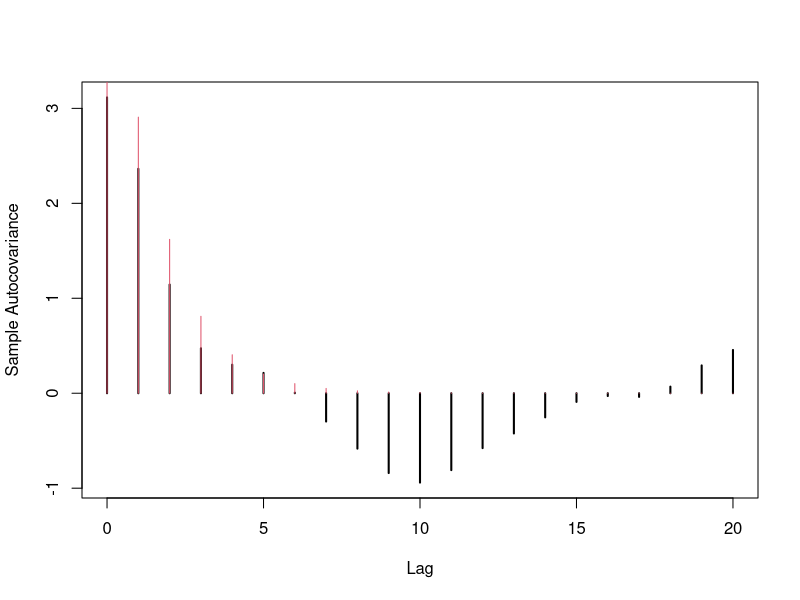

Write R code to recreate this figure.
## ---- chunk 1
knitr::opts_knit$set(root.dir = '/home/tucker/Documents/GitHub/BEwebinar/Data')
## ---- chunk 2
polymult <- function(a,b) {
bb <- c(b,rep(0,length(a)-1))
B <- toeplitz(bb)
B[lower.tri(B)] <- 0
aa <- rev(c(a,rep(0,length(b)-1)))
prod <- B %*% matrix(aa,length(aa),1)
return(rev(prod[,1]))
}

ARMAauto <- function(phi,theta,maxlag)
{
	p <- length(phi)
	q <- length(theta)
	gamMA <- polymult(c(1,theta),rev(c(1,theta)))
	gamMA <- gamMA[(q+1):(2*q+1)]
	if (p > 0) 
	{
		Amat <- matrix(0,nrow=(p+1),ncol=(2*p+1))
		for(i in 1:(p+1))
		{
			Amat[i,i:(i+p)] <- c(-1*rev(phi),1)
		}
		Amat <- cbind(Amat[,(p+1)],as.matrix(Amat[,(p+2):(2*p+1)]) +
			t(matrix(apply(t(matrix(Amat[,1:p],p+1,p)),2,rev),p,p+1)))
		Bmat <- matrix(0,nrow=(q+1),ncol=(p+q+1))
		for(i in 1:(q+1))
		{
			Bmat[i,i:(i+p)] <- c(-1*rev(phi),1)
		}
		Bmat <- t(matrix(apply(t(Bmat),2,rev),p+q+1,q+1))
		Bmat <- matrix(apply(Bmat,2,rev),q+1,p+q+1)
		Bmat <- Bmat[,1:(q+1)]
		Binv <- solve(Bmat)
		gamMix <- Binv %*% gamMA
		if (p <= q) { gamMix <- matrix(gamMix[1:(p+1),],p+1,1) 
			} else gamMix <- matrix(c(gamMix,rep(0,(p-q))),p+1,1)
		gamARMA <- solve(Amat) %*% gamMix 
	} else gamARMA <- gamMA[1]

	gamMA <- as.vector(gamMA)
	if (maxlag <= q) gamMA <- gamMA[1:(maxlag+1)] else gamMA <- c(gamMA,rep(0,(maxlag-q)))
	gamARMA <- as.vector(gamARMA)
	if (maxlag <= p) gamARMA <- gamARMA[1:(maxlag+1)] else {
	for(k in 1:(maxlag-p))
	{
		len <- length(gamARMA)
		acf <- gamMA[p+1+k]
		if (p > 0) acf <- acf + sum(phi*rev(gamARMA[(len-p+1):len]))
		gamARMA <- c(gamARMA,acf)
	} }
	return(gamARMA)
}
## ---- chunk 3
armapq.sim <- function(n,burn,ar.coefs,ma.coefs,innovar)
{
	p <- length(ar.coefs)
	q <- length(ma.coefs)
	z <- rnorm(n+burn+p+q,sd=sqrt(innovar))
	x <- filter(z,c(1,ma.coefs),method="convolution",sides=1)
	x <- x[(q+1):(q+n+burn+p)]
	y <- x[1:p]
	for(t in (p+1):(p+n+burn))
	{
		next.y <- sum(ar.coefs*y[(t-1):(t-p)]) + x[t]
		y <- c(y,next.y)
	}	
	y <- y[(p+burn+1):(p+burn+n)]
	return(y)
}

n <- 200
phi1 <- .5
theta1 <- 5/6
theta2 <- 1/6
x.sim <- armapq.sim(n,500,phi1,c(theta1,theta2),1)
## ---- chunk 4
y.sim <- x.sim - mean(x.sim)
x.acf <- mean(y.sim^2)
for(h in 1:20)
{
	x.acf <- c(x.acf,sum(y.sim[1:(n-h)]*y.sim[(h+1):n])/n)
}
gamma <- ARMAauto(phi1,c(theta1,theta2),21)
plot(ts(x.acf,start=0,frequency=1),xlab="Lag",ylab="Sample Autocovariance",type="h",lwd=2)
lines(ts(gamma,start=0,frequency=1),type="h",col=2)
